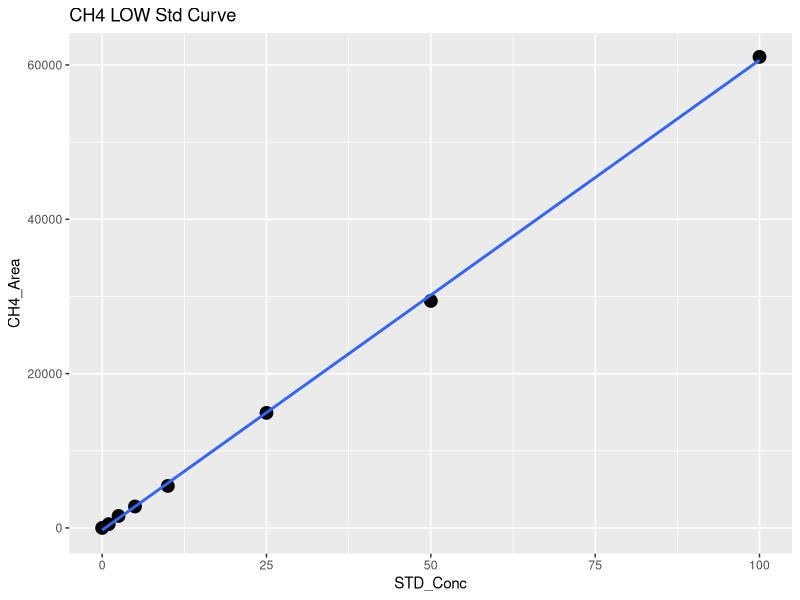
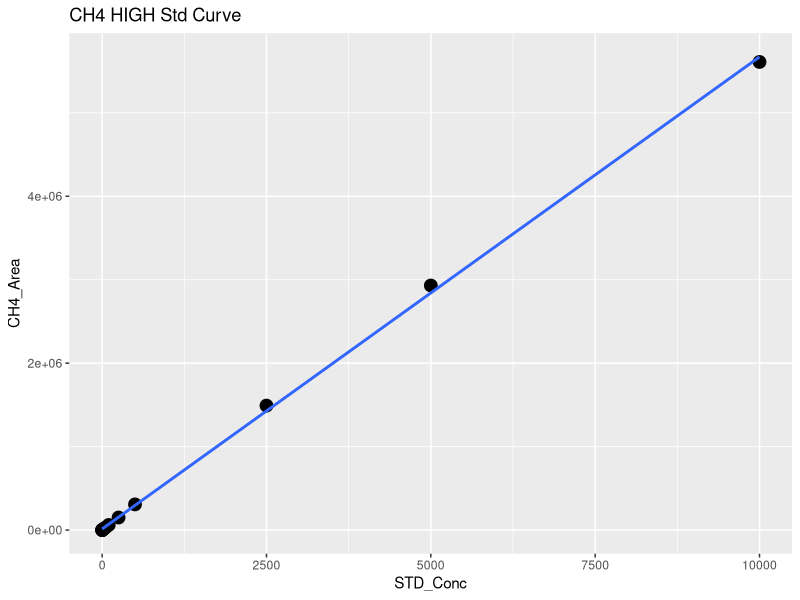
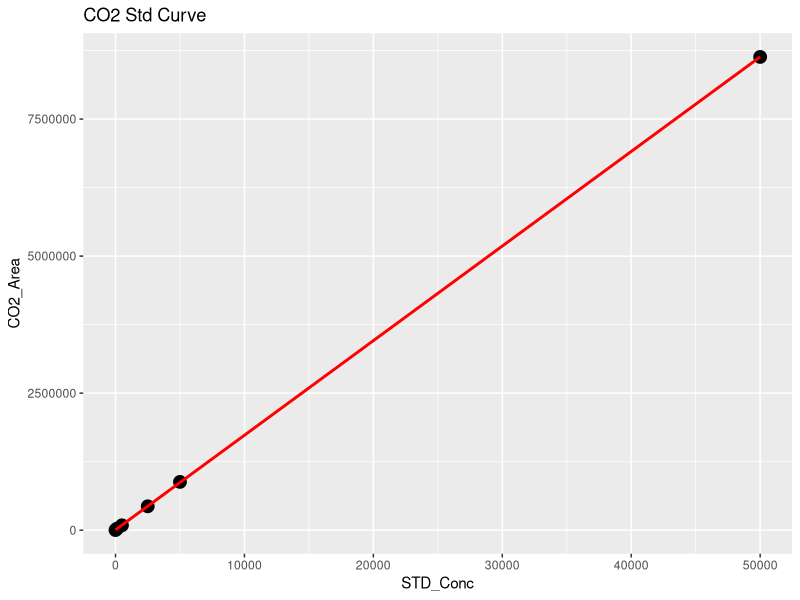
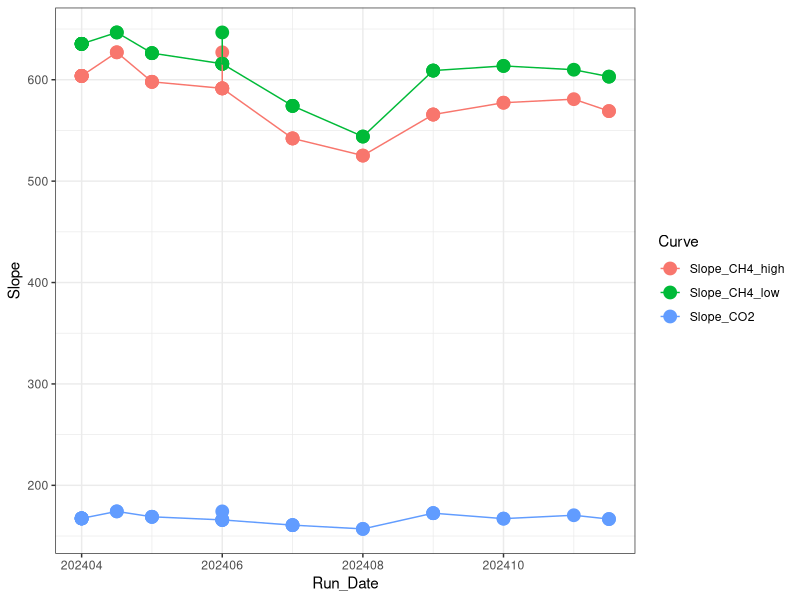

The R source for these figures, in order: (Note: this script raises an error after producing the figures.)
## ---- chunk 1
library(dplyr)
library(ggplot2)
library(ggpubr)
library(stringr)
## ---- chunk 2

#Read in June Data 
raw <- read.csv("Raw Data/COMPASS_CBSYN_SGW_202409_entered.csv")
head(raw)

raw <- raw %>%
  rename(Sample_ID = Sample.ID)

#pull out methane standards
stds_ch4 <-  raw %>%  
  filter(str_detect(Sample_Type, "STD_CH4"))
#head(stds_ch4)

#split into high curve and low curve for CH4
stds_ch4_low <- stds_ch4  %>%  
  filter(!STD_Conc > 100)

#Low curve for CH4
CH4_Low <- ggplot(stds_ch4_low, aes(STD_Conc, CH4_Area)) + geom_point(size=4) + 
  geom_smooth(method = "lm", se = FALSE) + labs(title="CH4 LOW Std Curve")
CH4_Low

CH4_Low_lm <- lm(stds_ch4_low$CH4_Area ~ stds_ch4_low$STD_Conc)
summary(CH4_Low_lm)
cf <- coef(CH4_Low_lm)

#create data frame with 1 rows and 0 columns
Slope_CH4_low <- data.frame(matrix(ncol = 0, nrow = 1))
Slope_CH4_low$Curve <- "Slope_CH4_low"
Slope_CH4_low$R2 <- summary(CH4_Low_lm)$adj.r.squared
Slope_CH4_low$Slope <- cf[2]
Slope_CH4_low$Intercept <- cf[1]
#head(Slope_CH4_low)

#High curve for CH4
CH4_High <- ggplot(stds_ch4, aes(STD_Conc, CH4_Area)) + geom_point(size=4) + 
  geom_smooth(method = "lm", se = FALSE) + labs(title="CH4 HIGH Std Curve")
CH4_High

stds_ch4_lm <- lm(stds_ch4$CH4_Area ~ stds_ch4$STD_Conc)
summary(stds_ch4_lm)
cf <- coef(stds_ch4_lm)

#create data frame with 1 rows and 0 columns
Slope_CH4_high <- data.frame(matrix(ncol = 0, nrow = 1))
Slope_CH4_high$Curve <- "Slope_CH4_high"
Slope_CH4_high$R2 <- summary(stds_ch4_lm)$adj.r.squared
Slope_CH4_high$Slope <- cf[2]
Slope_CH4_high$Intercept <- cf[1]
#head(Slope_CH4_high)

#pull out co2 standards
stds_co2 <-  raw %>%  
  filter(str_detect(Sample_Type, "STD_CO2"))
#head(stds_co2)

#CO2 Curve
CO2_stds <- ggplot(stds_co2, aes(STD_Conc, CO2_Area)) + geom_point(size=4) + 
  geom_smooth(method = "lm", se = FALSE, color="red") + labs(title="CO2 Std Curve")
CO2_stds

stds_co2_lm <- lm(stds_co2$CO2_Area ~ stds_co2$STD_Conc)
summary(stds_co2_lm)
cf <- coef(stds_co2_lm)

#create data frame with 1 rows and 0 columns
Slope_CO2 <- data.frame(matrix(ncol = 0, nrow = 1))
Slope_CO2$Curve <- "Slope_CO2"
Slope_CO2$R2 <- summary(stds_co2_lm)$adj.r.squared
Slope_CO2$Slope <- cf[2]
Slope_CO2$Intercept <- cf[1]
#head(Slope_CO2)

#pull all the slopes together into one dataframe 
Slopes <- rbind(Slope_CH4_low, Slope_CH4_high, Slope_CO2)
#head(Slopes)

#needs changed each time #####
Slopes$Run_Date <- c(202409, 202409, 202409)

log <- read.csv("Raw Data/COMPASS_Varian_QAQC_2024.csv")
head(log)
log <- log[ ,-c(1)]
log <- rbind(log, Slopes)

Slopes_chk <- ggplot(log, aes(Run_Date, Slope, col=Curve)) + geom_point(size=4) + geom_line() + theme_bw()
Slopes_chk

write.csv(log, "Raw Data/COMPASS_Varian_QAQC_2024.csv")
## ---- chunk 3
#head(raw)

#pull out methane standards
Samples <-  raw %>%  
  filter(!str_detect(Sample_Type, "STD_CH4")) %>%  
  filter(!str_detect(Sample_Type, "STD_CO2")) %>%  
  filter(!str_detect(Sample_Type, "Blank")) %>%  
  filter(!str_detect(Sample_Type, "Chk_STD")) %>%  
   filter(!str_detect(Sample_Type, "CHKSTD")) %>%
  filter(!str_detect(Sample_Type, "NA"))
#head(Samples)

#Now flag any areas that are above the 100ppm area for CH4
Samples$CH4_Curve <- ifelse(Samples$CH4_Area >71000, "High", "Low")
#head(Samples)

#Calculate CH4 concentrations in ppm
Samples$CH4_Conc_ppm <- ifelse(Samples$CH4_Area >71000, (Samples$CH4_Area-Slope_CH4_high$Intercept)/Slope_CH4_high$Slope,                                       (Samples$CH4_Area-Slope_CH4_low$Intercept)/Slope_CH4_low$Slope )

#Calculate CO2 concentrations in ppm 
Samples$CO2_Conc_ppm <- ((Samples$CO2_Area-Slope_CO2$Intercept)/Slope_CO2$Slope) 

#head(Samples)

##########make flags for any dilutions needed 
#highest CH4 standard = 10000
#highest CO2 standard = 50000

Samples$CH4_Flag <- ifelse(Samples$CH4_Conc_ppm >10000, "Needs Dilution", "Within Range")
Samples$CO2_Flag <- ifelse(Samples$CO2_Conc_ppm >50000, "Needs Dilution", "Within Range")
#head(Samples)

## ---- chunk 4

chks <-  raw %>%  
  filter(!str_detect(Sample_Type, "STD_CH4")) %>%  
  filter(!str_detect(Sample_Type, "STD_CO2")) %>%  
  filter(!str_detect(Sample_Type, "Blank")) %>%  
  filter(!str_detect(Sample_Type, "Unknown")) %>%  
  filter(!str_detect(Sample_Type, "NA"))
#head(chks)

#Calculate CH4 concentrations in ppm
chks$CH4_Conc_ppm <- ifelse(chks$CH4_Area >71000, 
                      (chks$CH4_Area-Slope_CH4_high$Intercept)/Slope_CH4_high$Slope,                                       (chks$CH4_Area-Slope_CH4_low$Intercept)/Slope_CH4_low$Slope )

#Calculate CO2 concentrations in ppm 
chks$CO2_Conc_ppm <- ((chks$CO2_Area-Slope_CO2$Intercept)/Slope_CO2$Slope)



#change this if check standard concentrations are different 
level_ch4 <- 5      #ppm
level_co2 <- 1000   #ppm

#calculate percent difference of check standards 
chks$Ch4_diff <- ((chks$CH4_Conc_ppm - level_ch4)/((chks$CH4_Conc_ppm + level_ch4)/2)) * 100
chks$CH4_diff_flag <-  ifelse(chks$Ch4_diff <10, 'YES', 'NO, rerun')

chks$CO2_diff <- ((chks$CO2_Conc_ppm - level_co2)/((chks$CO2_Conc_ppm + level_co2)/2)) * 100
chks$CO2_diff_flag <-  ifelse(chks$CO2_diff <10, 'YES', 'NO, rerun')

#now plot the Ch4 concentrations and the CO2 concentrations vs. the expected concentration 
#then also make the color the percent difference between the expected and observed concentration 

ch4_chk <-  ggplot(data = chks, aes(x = Sample_ID, y = CH4_Conc_ppm, fill=CH4_diff_flag)) +
       geom_bar(stat = 'identity') + 
        scale_fill_manual(values=c( "darkgreen", "darkgrey"))+
        #scale_fill_gradient2(low='red', mid='white', high='blue', space='Lab') + 
        theme_classic() + labs(x= " ", y="CH4  (ppm)", title="Check Stds: CH4") + 
        theme(legend.position="bottom") +  geom_hline(yintercept=level_ch4, linetype="dashed", 
                color = "black", size=1)


co2_chk <-  ggplot(data = chks, aes(x = Sample_ID, y = CO2_Conc_ppm, fill=CO2_diff_flag)) +
       geom_bar(stat = 'identity') + 
        scale_fill_manual(values=c("darkgreen", "darkgrey"))+
        #scale_fill_gradient2(low='red', mid='white', high='blue', space='Lab') + 
        theme_classic() + labs(x= " ", y="CO2  (ppm)", title="Check Stds: CO2") + 
        theme(legend.position="bottom") +  geom_hline(yintercept=level_co2, linetype="dashed", 
                color = "black", size=1)

ggarrange(ch4_chk, co2_chk, nrow=1, ncol=2)


## ---- chunk 5

#multiply the concentration by the dilution factor
Samples$CH4_Conc_ppm_dilcorr <- (Samples$CH4_Conc_ppm * Samples$Dilution_Factor)

Samples$CO2_Conc_ppm_dilcorr <- (Samples$CO2_Conc_ppm * Samples$Dilution_Factor)

#check results
#head(Samples)

#quick first look at the samples 
ch4_samples <-  ggplot(data = Samples, aes(x = Sample_ID, y = CH4_Conc_ppm, fill=CH4_Flag)) +
       geom_bar(stat = 'identity') + 
        scale_fill_manual(values=c("red","darkgreen"))+
        #scale_fill_gradient2(low='red', mid='white', high='blue', space='Lab') + 
        theme_classic() + labs(x= " ", y="CH4 (ppm)", title="CH4: Green = Within Range") + 
        theme(legend.position="none") 


co2_samples <-  ggplot(data = Samples, aes(x = Sample_ID, y = CO2_Conc_ppm, fill=CO2_Flag)) +
       geom_bar(stat = 'identity') + 
        scale_fill_manual(values=c("red", "darkgreen"))+
        #scale_fill_gradient2(low='red', mid='white', high='blue', space='Lab') + 
        theme_classic() + labs(x= " ", y="CO2 (ppm)", title="CO2: Green = Within Range") + 
        theme(legend.position="none") 

ggarrange(ch4_samples, co2_samples, nrow=1, ncol=2)


## ---- chunk 6

# Convert ppm CH4 to total umol CH4 in the sample headspace
# use Ideal Gas Law:  
#   hdsp umol CH4 = ppm CH4*(PV/RT) 
#      P = 1 (pressure in atm)
#      R = 0.082 (gas constant)
#      V = 0.015 (gas syringe volume in L)
#      T = "TempC" column value in Kelvin (equilibration temperature)

#set the volume used for the sample
#volume = 0.02
#TempC <-  25 #I am assuming 25C not sure how we want to handle this

#Calculate CH4 concentrations in ppm
#Samples$CH4_Conc_umol <- ifelse(Samples$G_W == "W",
#                    ((Samples$CH4_Conc_ppm_dilcorr*((1*volume/1000)/(0.08206*(TempC+273.15))))/(volume/1000)),
#                    ((((Samples$CH4_Conc_ppm_dilcorr/1000))/16.04)*1000000  ))
#Samples$CO2_Conc_umol <- ifelse(Samples$G_W == "W",
#                    ((Samples$CO2_Conc_ppm_dilcorr*((1*volume/1000)/(0.08206*(TempC+273.15))))/(volume/1000)),
#                    ((((Samples$CO2_Conc_ppm_dilcorr/1000))/16.04)*1000000  ))

#do an if then statement (if it says water use this and if it says gas then use )
#Samples$hdsp_umol_CH4 <- (Samples$CH4_Conc_ppm_dilcorr*((1*volume/1000)/(0.08206*(TempC+273.15))))/(volume/1000)
#Samples$hdsp_umol_CO2 <- Samples$CO2_Conc_ppm_dilcorr*((1*volume/1000)/(0.08206*(TempC+273.15)))
# Convert headspace CH4 to dissolved umol/L Ch4 in sample
#Samples$pw_umol_CH4 <- Samples$hdsp_umol_CH4/(volume/1000)

#quick first look at the samples 
#ch4_samples1 <-  ggplot(data = Samples, aes(x = Sample_ID, y = CH4_Conc_umol, fill=G_W)) +
#       geom_bar(stat = 'identity') + 
 #       scale_fill_manual(values=c("darkgrey","darkblue"))+
        #scale_fill_gradient2(low='red', mid='white', high='blue', space='Lab') + 
 #       theme_classic() + labs(x= " ", y="CH4 (uM)", title="CH4: Blue = PW Sample") + 
 #       theme(legend.position="none") 


#co2_samples1 <-  ggplot(data = Samples, aes(x = Sample_ID, y = CO2_Conc_umol, fill=G_W)) +
 #      geom_bar(stat = 'identity') + 
#        scale_fill_manual(values=c("darkgrey","darkblue"))+
        #scale_fill_gradient2(low='red', mid='white', high='blue', space='Lab') + 
#        theme_classic() + labs(x= " ", y="CO2 (uM)", title="CO2: Blue = PW Sample") + 
#        theme(legend.position="none") 

#ggarrange(ch4_samples1, co2_samples1, nrow=1, ncol=2)

## ---- chunk 7

#pull out what we need 
Samples1 <- Samples[ ,c(1:3,6:9,18:21)]
#head(Samples1)

IDs <- data.frame(do.call('rbind', strsplit(as.character(Samples1$Sample_ID),'_',fixed=TRUE)))
colnames(IDs) <- c("Site" , "Zone", "Replicate", "Depth")
IDs$Depth1 <- ifelse(IDs$Depth == '10cm', '10', 
                 ifelse(IDs$Depth == '20cm', '20', 
                        ifelse(IDs$Depth == '45cm', '45', '0')))
head(IDs)

#rejoin them to the dataframe
alldat <- cbind(IDs, Samples1)
head(alldat)

write.csv(alldat, "Processed Data/COMPASS_CBSYN_SGW_202409_Processed.csv")
